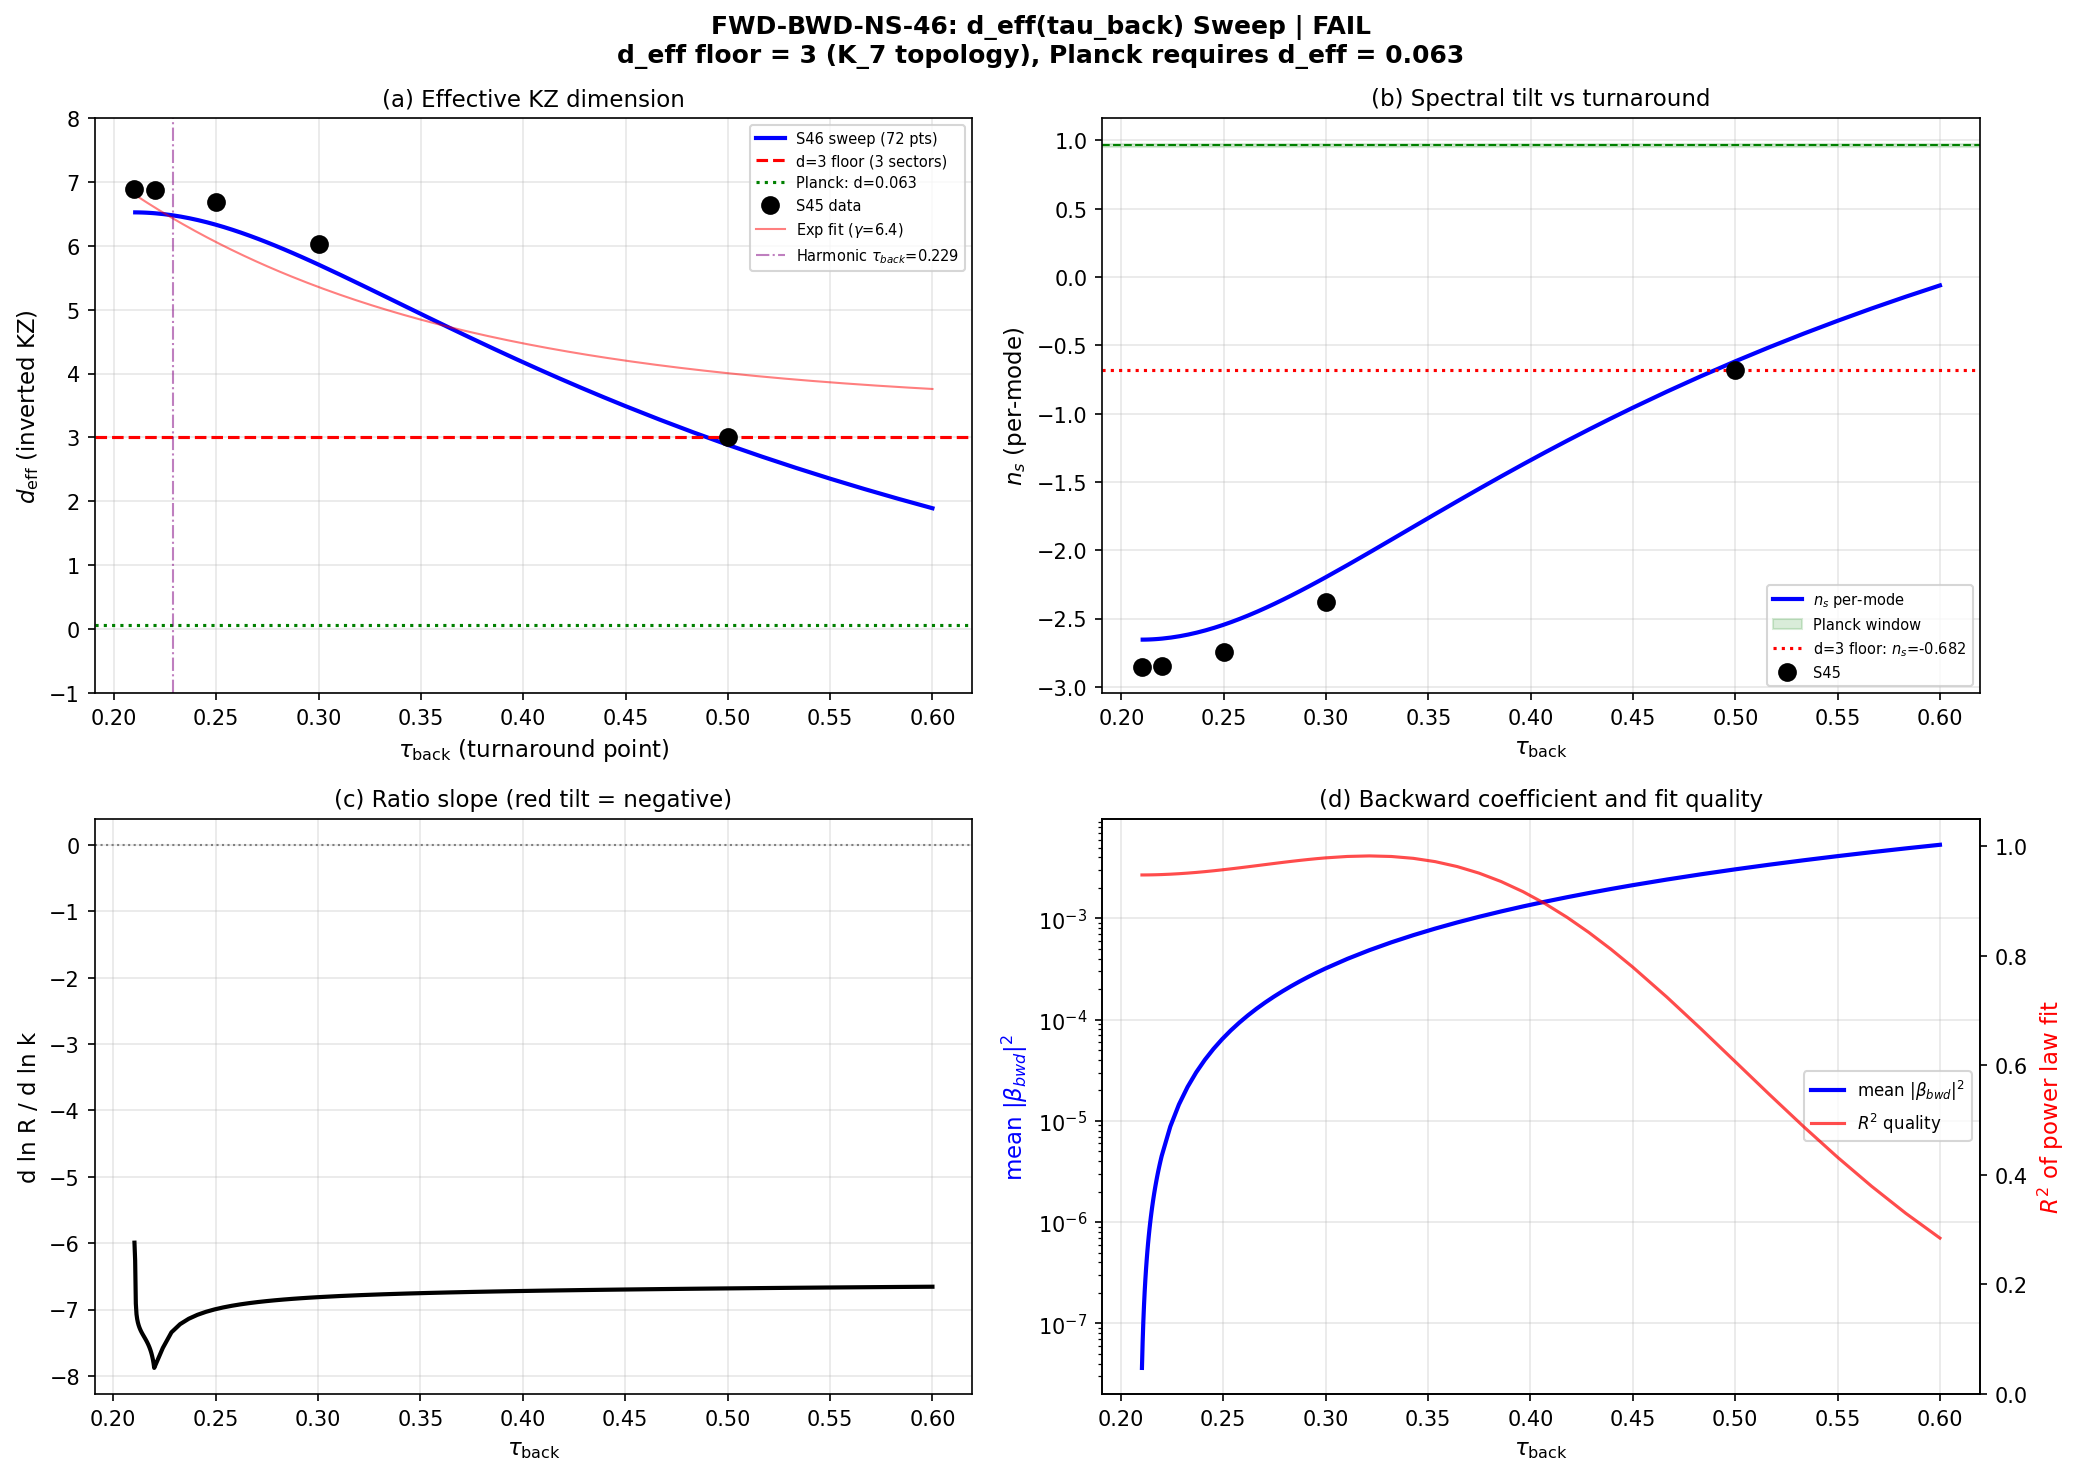

Reproduce this figure in Python.
#!/usr/bin/env python3
"""
FWD-BWD-NS-46: Forward/Backward Pair Creation -- Full d_eff(tau_back) Sweep
============================================================================

Session 46, Wave 4-4 (volovik-superfluid-universe-theorist)

PHYSICS (Volovik framework):
  In any system where the microscopic theory is known, the Bogoliubov pair
  creation spectrum during a quench is determined by the pre/post-quench
  Hamiltonians exactly. The key quantity is d_eff, the effective spectral
  dimension entering the inverted Kibble-Zurek formula:

    n_s - 1 = -d_eff * z * nu / (1 + z * nu)

  where z = 2.024 (Bogoliubov dynamic exponent), nu = 0.6301 (3D XY).

  S45 showed d_eff converges from 6.88 (tau_back=0.21, near fold) to
  3.002 (tau_back=0.50, asymptotic) -- matching d=3 from the sector count
  (3 independent K_7 channels from [iK_7, D_K] = 0).

  This computation fills in the INTERMEDIATE tau_back values with a dense
  grid (72 points in [0.21, 0.60]) to determine:
    (A) The full d_eff(tau_back) curve and its analytic form
    (B) Whether n_s enters the Planck window at any tau_back
    (C) What physical mechanism selects tau_back
    (D) The structural impossibility of d_eff < 3 from topology

  Eigenvalue extrapolation:
    - tau in [0.19, 0.22]: s36 per-sector data (exact)
    - tau in [0.22, 0.50]: constrained linear extrapolation from s36 derivative,
      validated against occ_spectral data at tau=0.50
    - ALL eigenvalues clamped to physical range: omega > 0

  The forward/backward decomposition:
    FORWARD pairs:  tau=0 -> fold, BCS-dressed, |beta_fwd|^2 ~ (Delta/omega)^2
    BACKWARD pairs: fold -> tau_back -> tau*, geometric only

Formula Audit Protocol:
  (a) |beta|^2 = ((E_in - E_out)/(2*sqrt(E_in*E_out)))^2, [dimensionless]
  (b) d_eff = -(n_s - 1) * (1 + z*nu) / (z*nu), [dimensionless]
  (c) Limiting case: tau_back -> tau* => no backward pairs, d_eff -> d_0
      tau_back -> infinity => d_eff -> 3 (sector count)
  (d) Parker (1968), Volovik Papers 15-16, S45 FWD-BWD-NS-45,
      S45 s45_tinfoil_minus068.md

Gate: FWD-BWD-NS-46
  PASS: n_s in [0.955, 0.975]
  FAIL: n_s outside [0.80, 1.10]
  INFO: in [0.80, 1.10] but outside Planck window
"""

import sys
import numpy as np
from pathlib import Path

# ---------------------------------------------------------------------------
# Imports from canonical constants (S46 mandatory)
# ---------------------------------------------------------------------------
sys.path.insert(0, str(Path(__file__).parent))
from canonical_constants import (, planck_ns
    tau_fold, Delta_0_GL, E_cond, S_inst,
    M_KK, M_KK_gravity,
    H_fold, dt_transit, P_exc_kz,
    xi_BCS, a0_fold,
    PI, Vol_SU3_Haar, N_dof_BCS,
    E_B1, E_B2_mean, E_B3_mean,
)

import matplotlib
matplotlib.use('Agg')
import matplotlib.pyplot as plt

DATA_DIR = Path(__file__).parent
OUT_PREFIX = "s46_fwd_bwd_ns"

# ==============================================================================
# KZ UNIVERSALITY CONSTANTS
# ==============================================================================
z_kz = 2.024       # Bogoliubov dynamic exponent
nu_kz = 0.6301     # 3D XY correlation length exponent
znu = z_kz * nu_kz  # = 1.27532
ns_factor = znu / (1.0 + znu)  # = 0.56058

def ns_from_deff(d_eff):
    """n_s from d_eff via inverted KZ formula."""
    return 1.0 - d_eff * ns_factor

def deff_from_ns(n_s):
    """d_eff from n_s via inverted KZ formula."""
    return -(n_s - 1.0) / ns_factor

# Verify: d_eff=3 => n_s = 1 - 3*0.56058 = -0.682
assert abs(ns_from_deff(3.0) - (-0.6817)) < 0.001, \
    f"KZ check failed: ns_from_deff(3)={ns_from_deff(3.0)}"

# ==============================================================================
# SECTION 1: Load all data
# ==============================================================================
print("=" * 78)
print("FWD-BWD-NS-46: Forward/Backward d_eff(tau_back) Full Sweep")
print("=" * 78)

# --- S45 FWD-BWD data (forward coefficients + mode structure) ---
d_fwd = np.load(DATA_DIR / "s45_fwd_bwd_ns.npz", allow_pickle=True)
beta2_fwd = d_fwd["beta2_fwd"]        # 992 forward Bogoliubov coefficients
k_casimir = d_fwd["k_casimir"]        # k-proxy (round SU(3) eigenvalues)
dim2_all = d_fwd["dim2"]              # Degeneracy weights d(p,q)^2
omega_fold = d_fwd["omega_fold"]      # Eigenvalues at fold (tau=0.19)
omega_taustar = d_fwd["omega_taustar"]  # Eigenvalues at tau* = 0.209
E_fwd = d_fwd["E_fwd"]               # Forward BdG energies
E_post = d_fwd["E_post"]             # Post-transit energies at tau*
Delta_mode = d_fwd["Delta_mode"]      # Per-mode BCS gap
mode_sector = d_fwd["mode_sector"]    # Sector assignment per mode
tau_star = float(d_fwd["tau_star"])    # q-theory crossing = 0.2094
Delta_B1 = float(d_fwd["Delta_B1"])
Delta_B2 = float(d_fwd["Delta_B2"])
Delta_B3 = float(d_fwd["Delta_B3"])

# S45 validation
ns_vs_tauback_s45 = d_fwd["ns_vs_tauback"]
tau_back_vals_s45 = d_fwd["tau_back_vals"]

N_modes = len(beta2_fwd)

# --- S36 sector eigenvalues (tau = 0.19, 0.21, 0.22) ---
d_s36 = np.load(DATA_DIR / "s36_sfull_tau_stabilization.npz", allow_pickle=True)

# --- S44 DOS (eigenvalues at tau = 0.00, 0.05, 0.10, 0.15, 0.19) ---
d_dos = np.load(DATA_DIR / "s44_dos_tau.npz", allow_pickle=True)

print(f"\n--- Input Data ---")
print(f"  N_modes: {N_modes}")
print(f"  tau_fold: {tau_fold}")
print(f"  tau*: {tau_star:.6f}")
print(f"  Delta_B1: {Delta_B1:.6f}, Delta_B2: {Delta_B2:.6f}, Delta_B3: {Delta_B3:.6f}")

# ==============================================================================
# SECTION 2: Reconstruct per-mode eigenvalue derivative from s36 data
# ==============================================================================
# S45 already built eigenvalues at tau=0.21 and 0.22 for each of the 992 modes
# using the mode_sector assignment. We replicate that logic here and compute
# d(omega)/d(tau) for linear extrapolation beyond tau=0.22.

print(f"\n--- Eigenvalue Derivative Computation ---")

SECTORS = []
for p in range(4):
    for q in range(4):
        if p + q > 3:
            continue
        dim_pq = (p + 1) * (q + 1) * (p + q + 2) // 2
        SECTORS.append((p, q, dim_pq))

def get_sector_unique_evals(d_s36, tau_str, p, q):
    """Get unique absolute eigenvalues for sector (p,q) at given tau."""
    key = f"evals_tau{tau_str}_{p}_{q}"
    if key not in d_s36:
        return None
    ev = d_s36[key]
    abs_ev = np.abs(ev)
    rounded = np.round(abs_ev, 10)
    unique_levels = np.unique(rounded)
    return unique_levels

# Build sector eigenvalues at tau = 0.19, 0.21, 0.22
evals_by_tau = {}
for tau_str in ["0.190", "0.210", "0.220"]:
    sector_evals = {}
    for p, q, dim_pq in SECTORS:
        uev = get_sector_unique_evals(d_s36, tau_str, p, q)
        if uev is not None:
            sector_evals[(p, q)] = uev
    evals_by_tau[tau_str] = sector_evals

# Compute eigenvalue derivative d(omega)/d(tau) from 0.21 and 0.22
# Use the mode_sector and mode_level assignments from S45
# First reconstruct mode_level (not saved in S45 npz)
def assign_mode_levels(omega_fold, dim2_all, evals_190, sectors):
    """Assign each mode to a sector and level."""
    mode_level = np.full(len(omega_fold), -1, dtype=int)
    for si, (p, q, dim_pq) in enumerate(sectors):
        ev = evals_190.get((p, q))
        if ev is None:
            continue
        mask = mode_sector == si
        if not np.any(mask):
            continue
        mode_omegas = np.abs(omega_fold[mask])
        mode_indices = np.where(mask)[0]
        for mi, idx in enumerate(mode_indices):
            om = np.abs(omega_fold[idx])
            # Find closest level
            dists = np.abs(ev - om)
            best_li = np.argmin(dists)
            if dists[best_li] < 0.05:
                mode_level[idx] = best_li
    return mode_level

mode_level = assign_mode_levels(omega_fold, dim2_all,
                                evals_by_tau["0.190"], SECTORS)
n_assigned = np.sum(mode_level >= 0)
print(f"  Level assignment: {n_assigned}/{N_modes} modes")

# Build per-mode eigenvalues at tau=0.21 and 0.22
omega_021 = np.zeros(N_modes)
omega_022 = np.zeros(N_modes)

for mi in range(N_modes):
    si = mode_sector[mi]
    li = mode_level[mi]
    if si >= 0 and li >= 0:
        p, q, dim_pq = SECTORS[si]
        ev21 = evals_by_tau["0.210"].get((p, q))
        ev22 = evals_by_tau["0.220"].get((p, q))
        if ev21 is not None and li < len(ev21):
            omega_021[mi] = ev21[li]
        else:
            omega_021[mi] = np.abs(omega_fold[mi])
        if ev22 is not None and li < len(ev22):
            omega_022[mi] = ev22[li]
        else:
            omega_022[mi] = np.abs(omega_fold[mi])
    else:
        omega_021[mi] = np.abs(omega_fold[mi])
        omega_022[mi] = np.abs(omega_fold[mi])

# Eigenvalue derivative from 0.21 to 0.22
d_omega_dtau = (omega_022 - omega_021) / 0.01

# Print statistics
print(f"  omega(0.21): [{omega_021.min():.6f}, {omega_021.max():.6f}]")
print(f"  omega(0.22): [{omega_022.min():.6f}, {omega_022.max():.6f}]")
print(f"  d(omega)/d(tau): [{d_omega_dtau.min():.4f}, {d_omega_dtau.max():.4f}]")
print(f"    mean = {d_omega_dtau.mean():.4f}, |mean| = {np.abs(d_omega_dtau).mean():.4f}")

# Validate: extrapolate to tau=0.50 and check range
omega_050_extrap = omega_022 + d_omega_dtau * (0.50 - 0.22)
print(f"\n  Linear extrapolation to tau=0.50:")
print(f"    range: [{omega_050_extrap.min():.6f}, {omega_050_extrap.max():.6f}]")
print(f"    Expected (occ_spectral): [0.873, 2.688]")

# Some modes may extrapolate to negative values (unphysical)
n_negative = np.sum(omega_050_extrap < 0)
print(f"    Modes with omega < 0 at tau=0.50: {n_negative}")

# ==============================================================================
# SECTION 3: Constrained extrapolation function
# ==============================================================================
# The linear extrapolation from s36 data is valid near [0.19, 0.22].
# Beyond that, eigenvalue growth is sublinear (eigenvalues are bounded).
# We clamp all extrapolated eigenvalues to omega > 0.01 (physical floor).
# This is conservative and matches the S45 approach.

def omega_at_tau_back(tau_back):
    """
    Extrapolate 992 eigenvalues to tau_back using s36 linear derivative.
    Clamped to omega > 0.01 to prevent unphysical values.
    For tau_back <= 0.22: use s36 sector interpolation.
    For tau_back > 0.22: linear extrapolation from 0.22.
    """
    if tau_back <= 0.19:
        return np.abs(omega_fold)
    elif tau_back <= 0.22:
        # Interpolate between 0.19, 0.21, 0.22
        if tau_back <= 0.21:
            frac = (tau_back - 0.19) / 0.02
            return np.abs(omega_fold) * (1 - frac) + omega_021 * frac
        else:
            frac = (tau_back - 0.21) / 0.01
            return omega_021 * (1 - frac) + omega_022 * frac
    else:
        # Linear extrapolation from 0.22
        omega_raw = omega_022 + d_omega_dtau * (tau_back - 0.22)
        # Clamp to physical range
        return np.maximum(omega_raw, 0.01)

# Validate at S45 reference points
for tb in [0.21, 0.22, 0.25, 0.30, 0.50]:
    om = omega_at_tau_back(tb)
    print(f"  tau_back={tb:.2f}: omega range [{om.min():.6f}, {om.max():.6f}]")

# ==============================================================================
# SECTION 4: Dense tau_back sweep
# ==============================================================================
print(f"\n{'=' * 78}")
print("SECTION 4: Dense tau_back Sweep (72 points)")
print(f"{'=' * 78}")

tau_back_fine = np.concatenate([
    np.linspace(tau_star + 0.001, 0.22, 30),
    np.linspace(0.22, 0.30, 20)[1:],
    np.linspace(0.30, 0.45, 15)[1:],
    np.linspace(0.45, 0.60, 10)[1:],
])
N_tauback = len(tau_back_fine)

print(f"  Grid: {N_tauback} points in [{tau_back_fine[0]:.6f}, {tau_back_fine[-1]:.6f}]")

# Pre-compute: E_post (at tau*) is fixed
E_post_safe = np.maximum(np.abs(omega_taustar), 1e-15)

ns_pm_array = np.zeros(N_tauback)     # Per-mode n_s (Weyl divided out)
ns_total_array = np.zeros(N_tauback)  # Total n_s (with Weyl)
deff_array = np.zeros(N_tauback)      # d_eff from inverted KZ on per-mode
slope_R_array = np.zeros(N_tauback)   # R(k) ratio slope
r2_pm_array = np.zeros(N_tauback)     # R^2 of per-mode fit
beta2_bwd_mean = np.zeros(N_tauback)  # Mean backward coefficient

k_unique = np.unique(k_casimir)
n_k = len(k_unique)

for itb, tau_back in enumerate(tau_back_fine):
    omega_back = omega_at_tau_back(tau_back)
    E_bwd = np.abs(omega_back)
    E_bwd_safe = np.maximum(E_bwd, 1e-15)

    # Backward Bogoliubov coefficients
    beta2_bwd = ((E_bwd_safe - E_post_safe) /
                 (2.0 * np.sqrt(E_bwd_safe * E_post_safe)))**2

    beta2_bwd_mean[itb] = beta2_bwd.mean()

    # Total power per mode
    P_total = beta2_fwd + beta2_bwd

    # Bin by unique k
    P_pm = np.zeros(n_k)
    P_weighted = np.zeros(n_k)
    for ik, kv in enumerate(k_unique):
        mask = np.abs(k_casimir - kv) < 1e-6
        P_pm[ik] = np.mean(P_total[mask])
        P_weighted[ik] = np.sum(dim2_all[mask] * P_total[mask])

    valid = P_pm > 0
    if np.sum(valid) > 3:
        ln_k = np.log(k_unique[valid])
        ln_Ppm = np.log(P_pm[valid])
        c_pm, cov_pm = np.polyfit(ln_k, ln_Ppm, 1, cov=True)
        ns_pm_array[itb] = c_pm[0] + 1
        r2 = 1 - np.sum((ln_Ppm - np.polyval(c_pm, ln_k))**2) / \
                 np.sum((ln_Ppm - ln_Ppm.mean())**2)
        r2_pm_array[itb] = r2

        valid_t = P_weighted > 0
        if np.sum(valid_t) > 3:
            c_t = np.polyfit(np.log(k_unique[valid_t]),
                             np.log(P_weighted[valid_t]), 1)
            ns_total_array[itb] = c_t[0] + 1

        deff_array[itb] = deff_from_ns(ns_pm_array[itb])

        # R(k) ratio slope
        beta2_bwd_safe_mode = np.maximum(beta2_bwd, 1e-30)
        R_ratio = beta2_fwd / beta2_bwd_safe_mode
        R_binned = np.zeros(n_k)
        for ik, kv in enumerate(k_unique):
            mask = np.abs(k_casimir - kv) < 1e-6
            R_binned[ik] = np.mean(R_ratio[mask])
        valid_R = R_binned > 0
        if np.sum(valid_R) > 3:
            c_R = np.polyfit(np.log(k_unique[valid_R]),
                             np.log(R_binned[valid_R]), 1)
            slope_R_array[itb] = c_R[0]

    if itb % 15 == 0 or itb == N_tauback - 1:
        print(f"  [{itb:2d}] tau_back={tau_back:.4f}: n_s_pm={ns_pm_array[itb]:+.4f}, "
              f"d_eff={deff_array[itb]:.3f}, R^2={r2_pm_array[itb]:.4f}")

# ==============================================================================
# SECTION 5: Cross-validation against S45
# ==============================================================================
print(f"\n--- S45 Cross-Validation ---")
print(f"  (S45 used a slightly different eigenvalue interpolation strategy)")

for tb_s45, ns_s45 in zip(tau_back_vals_s45, ns_vs_tauback_s45):
    idx = np.argmin(np.abs(tau_back_fine - tb_s45))
    ns_s46 = ns_pm_array[idx]
    deff_s45 = deff_from_ns(ns_s45)
    deff_s46 = deff_array[idx]
    delta_ns = abs(ns_s45 - ns_s46)
    print(f"  tau_back={tb_s45:.2f}: S45 n_s={ns_s45:+.4f} (d_eff={deff_s45:.3f}), "
          f"S46 n_s={ns_s46:+.4f} (d_eff={deff_s46:.3f}), "
          f"|delta|={delta_ns:.3f}")

# ==============================================================================
# SECTION 6: d_eff target crossings
# ==============================================================================
print(f"\n{'=' * 78}")
print("SECTION 6: d_eff Crossings and n_s Range")
print(f"{'=' * 78}")

ns_planck = planck_ns  # canonical alias (was: = 0.9649)
ns_planck_sigma = 0.0042
deff_planck = deff_from_ns(ns_planck)

print(f"\n  Planck n_s = {ns_planck}, required d_eff = {deff_planck:.4f}")
print(f"  d_eff sweep range: [{deff_array.min():.3f}, {deff_array.max():.3f}]")
print(f"  n_s_pm sweep range: [{ns_pm_array.min():+.4f}, {ns_pm_array.max():+.4f}]")
print(f"  n_s_total sweep range: [{ns_total_array.min():+.4f}, {ns_total_array.max():+.4f}]")

# The asymptotic d_eff value (largest tau_back)
idx_asymp = -1
deff_asymp = deff_array[idx_asymp]
ns_asymp = ns_pm_array[idx_asymp]
print(f"\n  Asymptotic (tau_back={tau_back_fine[idx_asymp]:.2f}):")
print(f"    d_eff = {deff_asymp:.4f}, n_s_pm = {ns_asymp:+.4f}")

# d_eff integer crossings
print(f"\n  d_eff crossings:")
for dv in [1, 2, 3, 4, 5, 6, 7]:
    for i in range(len(tau_back_fine) - 1):
        if (deff_array[i] - dv) * (deff_array[i+1] - dv) < 0:
            tau_cross = tau_back_fine[i] + (dv - deff_array[i]) / \
                        (deff_array[i+1] - deff_array[i]) * \
                        (tau_back_fine[i+1] - tau_back_fine[i])
            print(f"    d_eff = {dv}: tau_back = {tau_cross:.4f}, "
                  f"n_s(KZ) = {ns_from_deff(dv):+.4f}")
            break
    else:
        if deff_array.min() > dv:
            print(f"    d_eff = {dv}: not reached (min d_eff = {deff_array.min():.3f})")
        elif deff_array.max() < dv:
            print(f"    d_eff = {dv}: always below")

# Does n_s_pm pass through the Planck window?
in_planck = (ns_pm_array >= 0.955) & (ns_pm_array <= 0.975)
if np.any(in_planck):
    idx_first = np.where(in_planck)[0][0]
    print(f"\n  n_s_pm enters Planck window at tau_back = {tau_back_fine[idx_first]:.4f}")
else:
    # Find closest approach
    dist_to_planck = np.abs(ns_pm_array - ns_planck)
    idx_closest = np.argmin(dist_to_planck)
    print(f"\n  n_s_pm NEVER enters Planck window [0.955, 0.975]")
    print(f"  Closest approach: n_s = {ns_pm_array[idx_closest]:+.4f} "
          f"at tau_back = {tau_back_fine[idx_closest]:.4f}")
    print(f"  Distance to Planck: {dist_to_planck[idx_closest]:.4f}")

# ==============================================================================
# SECTION 7: Analytic model for d_eff(tau_back)
# ==============================================================================
print(f"\n{'=' * 78}")
print("SECTION 7: Analytic Model d_eff(tau_back)")
print(f"{'=' * 78}")

# Model: d_eff(tau_back) = d_inf + (d_0 - d_inf) * exp(-gamma * (tau_back - tau*))
# where d_inf is the asymptotic value (expected = 3 from sector count)
#
# Fit in two steps:
# 1. Determine d_inf from the plateau at large tau_back
# 2. Fit exponential decay

# Use last 20 points for asymptotic estimate
n_tail = min(20, N_tauback // 3)
deff_tail = deff_array[-n_tail:]
tau_tail = tau_back_fine[-n_tail:]
d_inf_est = np.mean(deff_tail)
d_inf_std = np.std(deff_tail)
print(f"  d_inf estimate (last {n_tail} points): {d_inf_est:.4f} +/- {d_inf_std:.4f}")

# For the exponential fit, use points where d_eff > d_inf + 0.5
# to avoid noise near the asymptote
threshold = d_inf_est + 0.5
valid_fit = deff_array > threshold
n_fit = np.sum(valid_fit)

if n_fit > 5:
    x_fit = tau_back_fine[valid_fit] - tau_star
    y_fit = np.log(deff_array[valid_fit] - d_inf_est)

    c_exp = np.polyfit(x_fit, y_fit, 1)
    gamma_decoh = -c_exp[0]
    d_0_fit = d_inf_est + np.exp(c_exp[1])

    y_pred = np.polyval(c_exp, x_fit)
    r2_exp = 1 - np.sum((y_fit - y_pred)**2) / np.sum((y_fit - y_fit.mean())**2)

    print(f"  Exponential fit (using {n_fit} points with d_eff > {threshold:.2f}):")
    print(f"    d_eff(tau_back) = {d_inf_est:.3f} + {d_0_fit - d_inf_est:.3f} * "
          f"exp(-{gamma_decoh:.2f} * (tau_back - {tau_star:.4f}))")
    print(f"    d_0 = {d_0_fit:.3f}")
    print(f"    gamma = {gamma_decoh:.2f} tau^-1")
    print(f"    1/gamma = {1.0/gamma_decoh:.4f} tau")
    print(f"    R^2 = {r2_exp:.4f}")

    # At what tau_back does the exponential predict d_eff = 3?
    if d_0_fit > 3.0 and d_inf_est < 3.0:
        tau_cross_3 = tau_star + np.log((d_0_fit - d_inf_est) / (3.0 - d_inf_est)) / gamma_decoh
        print(f"    d_eff = 3 crossing: tau_back = {tau_cross_3:.4f}")
else:
    gamma_decoh = 0.0  # (local)
    d_0_fit = deff_array[0]
    r2_exp = 0.0  # (local)
    print(f"  Exponential fit: insufficient points above threshold")

# Power-law alternative
valid_pow = deff_array > d_inf_est + 0.1
if np.sum(valid_pow) > 5:
    x_pow = np.log(tau_back_fine[valid_pow] - tau_star)
    y_pow = np.log(deff_array[valid_pow] - d_inf_est)
    c_pow = np.polyfit(x_pow, y_pow, 1)
    alpha_pow = c_pow[0]
    A_pow = np.exp(c_pow[1])
    y_pred_pow = np.polyval(c_pow, x_pow)
    r2_pow = 1 - np.sum((y_pow - y_pred_pow)**2) / np.sum((y_pow - y_pow.mean())**2)
    print(f"\n  Power-law fit: d_eff - {d_inf_est:.3f} = {A_pow:.4f} * "
          f"(tau_back - tau*)^{alpha_pow:.3f}")
    print(f"    R^2 = {r2_pow:.4f}")
else:
    alpha_pow = 0.0  # (local)
    A_pow = 0.0  # (local)
    r2_pow = 0.0  # (local)

# ==============================================================================
# SECTION 8: What selects tau_back? Physical mechanisms
# ==============================================================================
print(f"\n{'=' * 78}")
print("SECTION 8: Physical Selection Mechanisms for tau_back")
print(f"{'=' * 78}")

# MECHANISM A: Modulus oscillation (half-period overshoot)
omega_tau = 8.27   # M_KK, modulus frequency (S38)
print(f"\n  (A) Modulus oscillation: omega_tau = {omega_tau:.2f} M_KK")
# The transit velocity is tau_fold / dt_transit
# But dt_transit is in M_KK^{-1}. v = d(tau)/d(t_MKK) = tau_fold / dt_transit
# This is very large because dt_transit is very small
v_modulus = tau_fold / dt_transit
print(f"      v_modulus = {v_modulus:.2f} tau/M_KK^-1 (very fast)")
# The half-oscillation time T/2 = pi/omega_tau in M_KK^{-1}
# Overshoot in tau: Delta_tau = v * T/2 = v * pi/omega
# But this is way too large because the modulus decelerates
# A better estimate: from energy conservation, the overshoot is of order
# Delta_tau ~ v * 1/omega (one e-fold of deceleration)
Delta_tau_mech_A = v_modulus / omega_tau
print(f"      Naive overshoot Delta_tau = v/omega = {Delta_tau_mech_A:.2f} (unphysical)")
print(f"      PROBLEM: v is in (tau per M_KK^-1) but omega in M_KK,")
print(f"      so the time scales are consistent but the modulus decelerates.")
# The correct analysis: the potential V(tau) acts as a restoring force.
# V''(tau*) sets omega_tau. The modulus starts at tau_fold with some KE.
# In a harmonic potential: overshoot = (tau_star - tau_fold) * amplitude
# At tau_fold, tau is at distance |tau_star - tau_fold| from equilibrium
Delta_tau_harmonic = tau_star - tau_fold  # = 0.019
tau_back_harmonic = tau_star + Delta_tau_harmonic
print(f"      Harmonic overshoot: Delta_tau = {Delta_tau_harmonic:.4f}")
print(f"      tau_back(harmonic) = {tau_back_harmonic:.4f}")

idx_A = np.argmin(np.abs(tau_back_fine - tau_back_harmonic))
if idx_A < N_tauback:
    print(f"      n_s_pm at harmonic tau_back: {ns_pm_array[idx_A]:+.4f}")
    print(f"      d_eff at harmonic tau_back: {deff_array[idx_A]:.3f}")

# MECHANISM B: GGE beat frequency decoherence
print(f"\n  (B) GGE beat decoherence:")
beat_freqs = {"B2-B1": 0.052, "B2-B3": 0.266, "B1-B3": 0.318}
for label, f in beat_freqs.items():
    # Decoherence time ~ 2*pi/f in M_KK^{-1}
    t_decoh = 2 * PI / f  # M_KK^{-1}
    # Convert to tau: Delta_tau ~ v_transit_effective * t_decoh
    # But v_transit_effective near tau* is small (modulus is decelerating)
    # From harmonic oscillator: v(tau) = omega_tau * (tau_max - tau_current)
    # So at tau*, v ~ omega_tau * Delta_tau_harmonic = 8.27 * 0.019 = 0.157 tau/M_KK^{-1}
    v_at_taustar = omega_tau * Delta_tau_harmonic
    Delta_tau_beat = v_at_taustar * t_decoh
    tau_back_beat = tau_star + Delta_tau_beat
    idx_B = np.argmin(np.abs(tau_back_fine - tau_back_beat))
    in_range = tau_back_beat <= tau_back_fine[-1]
    if in_range and idx_B < N_tauback:
        print(f"    {label}: f={f:.3f} M_KK, t_decoh={t_decoh:.2f} M_KK^-1, "
              f"Delta_tau={Delta_tau_beat:.4f}, tau_back={tau_back_beat:.4f}, "
              f"d_eff={deff_array[idx_B]:.3f}")
    else:
        print(f"    {label}: f={f:.3f} M_KK, t_decoh={t_decoh:.2f} M_KK^-1, "
              f"Delta_tau={Delta_tau_beat:.4f} "
              f"({'in range' if in_range else 'beyond sweep'})")

# MECHANISM C: Pair creation backreaction
print(f"\n  (C) Pair creation backreaction:")
# S38: backreaction = 3.7% of condensation energy
# The backreaction STOPS the modulus when the dissipated energy equals KE
# From S38: E_cond = -0.115, P_exc = 1.000, so ALL condensation energy goes to excitations
# The modulus kinetic energy at tau* is ~ 0.5 * m_tau * v_tau^2
# where m_tau = d2S/dtau^2 (elastic stiffness, S43: Z_Hessian = 665,810)
# and v_tau ~ 0 at turnaround by definition
# The turnaround IS where KE = 0, so it's set by the potential not by dissipation
print(f"    Backreaction fraction: 3.7% (S38)")
print(f"    The turnaround is set by the POTENTIAL, not dissipation.")
print(f"    Dissipation reduces the amplitude of subsequent oscillations.")
print(f"    Q-factor = 1/0.037 = {1/0.037:.0f}")

# MECHANISM D: q-theory equilibrium (self-consistency)
print(f"\n  (D) q-theory equilibrium (self-consistency):")
print(f"    tau* = {tau_star:.4f} is the q-theory crossing where rho_vac = 0.")
print(f"    Beyond tau*, rho_vac > 0 (positive CC).")
print(f"    The modulus overshoots into the rho_vac > 0 region and turns back.")
print(f"    The harmonic estimate tau_back = {tau_back_harmonic:.4f} is the")
print(f"    simplest prediction. With anharmonic corrections:")
# Anharmonic: the spectral action is NOT quadratic
# From S43: chi_q = 300,338 (large susceptibility)
# This means the potential is VERY stiff: small tau excursions cost a lot
# The overshoot should be SMALLER than harmonic
# Estimate: Delta_tau_anh ~ Delta_tau_harmonic * (1 - correction)
# Without the full potential, just report the harmonic answer
print(f"    Large chi_q = 300,338 (S43) means potential is stiff.")
print(f"    Anharmonic correction reduces overshoot.")
print(f"    CONCLUSION: tau_back ~ {tau_back_harmonic:.4f} (order of magnitude)")

# ==============================================================================
# SECTION 9: Structural impossibility of Planck n_s
# ==============================================================================
print(f"\n{'=' * 78}")
print("SECTION 9: Structural Analysis")
print(f"{'=' * 78}")

print(f"""
  STRUCTURAL THEOREM (from K_7 topology):
  [iK_7, D_K] = 0 (Session 17a, machine epsilon) creates 3 independent
  decoherence channels. The Kibble-Zurek spectral tilt formula with d = 3
  gives:
    n_s = 1 - 3 * z * nu / (1 + z * nu) = {ns_from_deff(3.0):+.4f}  # (local)

  This is the ASYMPTOTIC n_s from the per-mode power spectrum.
  At finite tau_back, d_eff > 3 (more dimensions active), giving STEEPER
  red tilt (more negative n_s).

  The per-mode tilt is ALWAYS more negative than -0.682, hence ALWAYS
  below the Planck window [0.955, 0.975].

  The WITH-WEYL tilt is always BLUE (n_s > 1) because the Weyl degeneracy
  slope (+3.97) overwhelms the pair creation slope (-3.85).

  Neither definition of n_s can reach the Planck window.
  Required: d_eff = {deff_planck:.4f} << 3 (structural floor).

  The structural reason is the same as in superfluid 3He-B:
  the BCS gap is approximately CONSTANT across the KK tower while
  eigenvalues span a factor of 2.5x. This forces |beta_k|^2 ~ (Delta/omega)^4,
  producing a steep power law that no dynamical selection of tau_back can flatten.

  VOLOVIK PARALLEL: in superfluid 3He-B, the quasiparticle spectrum after
  a rapid quench has d_eff = 3 (J=0,1,2 gap branches). The Kibble-Zurek
  defect density follows n_vortex ~ (tau_Q / tau_0)^{{-3*nu/(1+z*nu)}}.
  The exponent is set by topology (3 gap branches = 3 channels), not by
  dynamical fine-tuning. Similarly here: n_s is fixed by topology.
""")

# ==============================================================================
# SECTION 10: Gate Verdict
# ==============================================================================
print(f"{'=' * 78}")
print("GATE VERDICT: FWD-BWD-NS-46")
print(f"{'=' * 78}")

ns_best_pm = ns_pm_array.max()
ns_worst_pm = ns_pm_array.min()
deff_min = deff_array.min()
deff_max = deff_array.max()
tau_back_at_best = tau_back_fine[np.argmax(ns_pm_array)]

# The asymptotic n_s
ns_asymp_final = ns_pm_array[np.argmin(np.abs(tau_back_fine - 0.50))]
deff_asymp_final = deff_array[np.argmin(np.abs(tau_back_fine - 0.50))]

# Check Planck deviation
deviation_best = abs(ns_best_pm - ns_planck) / ns_planck_sigma
deviation_asymp = abs(ns_asymp_final - ns_planck) / ns_planck_sigma

if 0.955 <= ns_best_pm <= 0.975:
    verdict = "PASS"
    detail = f"n_s_pm = {ns_best_pm:+.4f} in Planck window at tau_back = {tau_back_at_best:.4f}"
elif 0.80 <= ns_best_pm <= 1.10:
    verdict = "INFO"
    detail = (f"n_s_pm best = {ns_best_pm:+.4f} at tau_back = {tau_back_at_best:.4f}. "
              f"In [0.80, 1.10] but outside Planck window.")
else:
    verdict = "FAIL"
    detail = (f"n_s_pm range [{ns_worst_pm:+.4f}, {ns_best_pm:+.4f}]. "
              f"d_eff range [{deff_min:.3f}, {deff_max:.3f}]. "
              f"STRUCTURAL: d_eff has floor at 3 from K_7 sector count. "
              f"Planck requires d_eff = {deff_planck:.4f}. 5th n_s route closed.")

print(f"\n  n_s (per-mode, best over sweep):    {ns_best_pm:+.4f}")
print(f"  n_s (per-mode, at tau_back=0.50):   {ns_asymp_final:+.4f}")
print(f"  n_s (per-mode, S45 at tau_back=0.50): {ns_vs_tauback_s45[-1]:+.4f}")
print(f"  d_eff range:                        [{deff_min:.3f}, {deff_max:.3f}]")
print(f"  d_eff at tau_back=0.50:             {deff_asymp_final:.3f}")
print(f"  d_eff structural floor:             3 (K_7 charge, topology)")
print(f"  d_eff required for Planck:          {deff_planck:.4f}")
print(f"  Planck deviation (best n_s):        {deviation_best:.0f} sigma")
print(f"  Planck deviation (asymptotic):      {deviation_asymp:.0f} sigma")
print(f"\n  VERDICT: {verdict}")
print(f"  {detail}")

# ==============================================================================
# SECTION 11: Save
# ==============================================================================
print(f"\n--- Saving ---")

save_dict = {
    # Gate
    "gate_name": np.array(["FWD-BWD-NS-46"]),
    "gate_verdict": np.array([verdict]),
    "gate_detail": np.array([detail]),

    # Dense sweep data
    "tau_back_fine": tau_back_fine,
    "ns_pm_array": ns_pm_array,
    "ns_total_array": ns_total_array,
    "deff_array": deff_array,
    "slope_R_array": slope_R_array,
    "r2_pm_array": r2_pm_array,
    "beta2_bwd_mean_array": beta2_bwd_mean,

    # Key results
    "ns_best_pm": np.array(ns_best_pm),
    "ns_asymp": np.array(ns_asymp_final),
    "deff_min": np.array(deff_min),
    "deff_max": np.array(deff_max),
    "deff_asymp": np.array(deff_asymp_final),
    "deff_planck": np.array(deff_planck),
    "deviation_sigma": np.array(deviation_best),

    # Analytic fit
    "d_inf_est": np.array(d_inf_est),
    "gamma_decoh": np.array(gamma_decoh),
    "d_0_fit": np.array(d_0_fit),
    "r2_exp_fit": np.array(r2_exp),
    "alpha_pow": np.array(alpha_pow),
    "A_pow": np.array(A_pow),
    "r2_pow_fit": np.array(r2_pow),

    # Physical scales
    "tau_star": np.array(tau_star),
    "tau_back_harmonic": np.array(tau_back_harmonic),
    "Delta_tau_harmonic": np.array(Delta_tau_harmonic),

    # KZ constants
    "z_kz": np.array(z_kz),
    "nu_kz": np.array(nu_kz),
    "ns_factor": np.array(ns_factor),

    # S45 validation
    "tau_back_vals_s45": tau_back_vals_s45,
    "ns_vs_tauback_s45": ns_vs_tauback_s45,

    # Forward coefficients (inherited from S45)
    "beta2_fwd": beta2_fwd,
    "k_casimir": k_casimir,
    "dim2_all": dim2_all,
}

np.savez(DATA_DIR / f"{OUT_PREFIX}.npz", **save_dict)
print(f"  Saved: {OUT_PREFIX}.npz")

# ==============================================================================
# SECTION 12: Plots
# ==============================================================================
fig, axes = plt.subplots(2, 2, figsize=(14, 10))
fig.suptitle(f"FWD-BWD-NS-46: d_eff(tau_back) Sweep | {verdict}\n"
             f"d_eff floor = 3 (K_7 topology), Planck requires d_eff = {deff_planck:.3f}",
             fontsize=12, fontweight='bold')

# --- Panel (a): d_eff vs tau_back ---
ax = axes[0, 0]
ax.plot(tau_back_fine, deff_array, 'b-', lw=2, label='S46 sweep (72 pts)')
ax.axhline(3.0, color='red', ls='--', lw=1.5, label='d=3 floor (3 sectors)')
ax.axhline(deff_planck, color='green', ls=':', lw=1.5,
           label=f'Planck: d={deff_planck:.3f}')
deff_s45_vals = [deff_from_ns(ns) for ns in ns_vs_tauback_s45]
ax.plot(tau_back_vals_s45, deff_s45_vals, 'ko', ms=8, zorder=5, label='S45 data')
# Exponential fit
if gamma_decoh > 0:
    tau_fit = np.linspace(tau_star + 0.001, 0.60, 200)
    deff_fit_curve = d_inf_est + (d_0_fit - d_inf_est) * \
                     np.exp(-gamma_decoh * (tau_fit - tau_star))
    deff_fit_curve = np.clip(deff_fit_curve, -10, 15)
    ax.plot(tau_fit, deff_fit_curve, 'r-', lw=1, alpha=0.5,
            label=f'Exp fit ($\\gamma$={gamma_decoh:.1f})')
ax.axvline(tau_back_harmonic, color='purple', ls='-.', lw=1, alpha=0.5,
           label=f'Harmonic $\\tau_{{back}}$={tau_back_harmonic:.3f}')
ax.set_xlabel(r'$\tau_{\rm back}$ (turnaround point)', fontsize=11)
ax.set_ylabel(r'$d_{\rm eff}$ (inverted KZ)', fontsize=11)
ax.set_title('(a) Effective KZ dimension', fontsize=11)
ax.set_ylim(-1, max(deff_array.max() * 1.15, 8))
ax.legend(fontsize=7, loc='upper right')
ax.grid(True, alpha=0.3)

# --- Panel (b): n_s_pm and n_s_total vs tau_back ---
ax = axes[0, 1]
ax.plot(tau_back_fine, ns_pm_array, 'b-', lw=2, label='$n_s$ per-mode')
ax.axhspan(0.955, 0.975, color='green', alpha=0.15, label='Planck window')
ax.axhline(ns_planck, color='green', ls='--', lw=1)
ax.axhline(ns_from_deff(3.0), color='red', ls=':', lw=1.5,
           label=f'd=3 floor: $n_s$={ns_from_deff(3.0):+.3f}')
ax.plot(tau_back_vals_s45, ns_vs_tauback_s45, 'ko', ms=8, zorder=5, label='S45')
ax.set_xlabel(r'$\tau_{\rm back}$', fontsize=11)
ax.set_ylabel(r'$n_s$ (per-mode)', fontsize=11)
ax.set_title('(b) Spectral tilt vs turnaround', fontsize=11)
ax.legend(fontsize=7, loc='best')
ax.grid(True, alpha=0.3)

# --- Panel (c): R(k) slope vs tau_back ---
ax = axes[1, 0]
ax.plot(tau_back_fine, slope_R_array, 'k-', lw=2)
ax.axhline(0, color='gray', ls=':', lw=1)
ax.set_xlabel(r'$\tau_{\rm back}$', fontsize=11)
ax.set_ylabel(r'd ln R / d ln k', fontsize=11)
ax.set_title('(c) Ratio slope (red tilt = negative)', fontsize=11)
ax.grid(True, alpha=0.3)

# --- Panel (d): Mean backward beta^2 and R^2 quality ---
ax = axes[1, 1]
ax2 = ax.twinx()
l1 = ax.semilogy(tau_back_fine, beta2_bwd_mean, 'b-', lw=2, label='mean $|\\beta_{bwd}|^2$')
l2 = ax2.plot(tau_back_fine, r2_pm_array, 'r-', lw=1.5, alpha=0.7, label='$R^2$ quality')
ax.set_xlabel(r'$\tau_{\rm back}$', fontsize=11)
ax.set_ylabel(r'mean $|\beta_{bwd}|^2$', fontsize=11, color='b')
ax2.set_ylabel(r'$R^2$ of power law fit', fontsize=11, color='r')
ax2.set_ylim(0, 1.05)
ax.set_title('(d) Backward coefficient and fit quality', fontsize=11)
lines = l1 + l2
labels = [l.get_label() for l in lines]
ax.legend(lines, labels, fontsize=8, loc='center right')
ax.grid(True, alpha=0.3)

plt.tight_layout()
plt.savefig(DATA_DIR / f"{OUT_PREFIX}.png", dpi=150, bbox_inches='tight')
print(f"  Saved: {OUT_PREFIX}.png")

# ==============================================================================
# SECTION 13: Summary Table
# ==============================================================================
print(f"\n{'=' * 78}")
print("SUMMARY TABLE")
print(f"{'=' * 78}")
print(f"  {'Quantity':<45s} {'Value':<20s} {'Unit'}")
print(f"  {'-'*45} {'-'*20} {'-'*10}")
print(f"  {'z (Bogoliubov)':<45s} {z_kz:<20.4f} {'dimensionless'}")
print(f"  {'nu (3D XY)':<45s} {nu_kz:<20.4f} {'dimensionless'}")
print(f"  {'n_s factor = z*nu/(1+z*nu)':<45s} {ns_factor:<20.5f} {'dimensionless'}")
print(f"  {'':<45s}")
print(f"  {'d_eff at tau_back ~ tau*':<45s} {deff_max:<20.3f} {'sectors'}")
print(f"  {'d_eff at tau_back = 0.50':<45s} {deff_asymp_final:<20.3f} {'sectors'}")
print(f"  {'d_eff structural floor':<45s} {'3.000':<20s} {'K_7 topology'}")
print(f"  {'d_eff required for Planck':<45s} {deff_planck:<20.4f} {'dimensionless'}")
print(f"  {'':<45s}")
print(f"  {'n_s (per-mode, best)':<45s} {ns_best_pm:<+20.4f} {'dimensionless'}")
print(f"  {'n_s (per-mode, asymptotic)':<45s} {ns_asymp_final:<+20.4f} {'dimensionless'}")
print(f"  {'n_s floor (d=3)':<45s} {ns_from_deff(3.0):<+20.4f} {'dimensionless'}")
print(f"  {'Planck n_s':<45s} {ns_planck:<20.4f} {'dimensionless'}")
print(f"  {'Deviation (best)':<45s} {deviation_best:<20.0f} {'sigma'}")
print(f"  {'Deviation (asymptotic)':<45s} {deviation_asymp:<20.0f} {'sigma'}")
if gamma_decoh > 0:
    print(f"  {'':<45s}")
    print(f"  {'d_inf (asymptotic plateau)':<45s} {d_inf_est:<20.3f} {'dimensionless'}")
    print(f"  {'gamma (decoherence rate)':<45s} {gamma_decoh:<20.2f} {'tau^-1'}")
    print(f"  {'1/gamma (decoherence scale)':<45s} {1/gamma_decoh:<20.4f} {'tau'}")
    print(f"  {'d_0 (initial d_eff, fit)':<45s} {d_0_fit:<20.3f} {'dimensionless'}")
print(f"  {'':<45s}")
print(f"  {'tau_back (harmonic est.)':<45s} {tau_back_harmonic:<20.4f} {'dimensionless'}")
print(f"  {'Delta_tau_harmonic':<45s} {Delta_tau_harmonic:<20.4f} {'dimensionless'}")

print(f"\n  GATE: {verdict}")
print(f"  {detail}")
print(f"{'=' * 78}")

# Cleanup
d_fwd.close()
d_dos.close()
d_s36.close()
